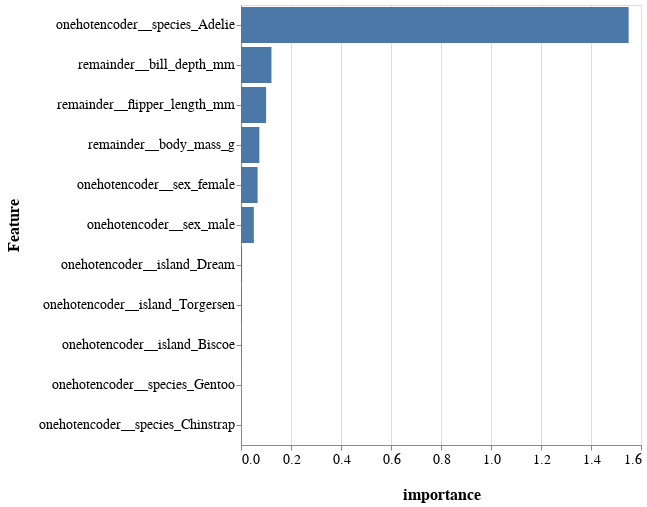

Notebook code for this chart:
### Code cell
df_importance = (
    pd.DataFrame(
        [dict(name=name, importance=importance) 
         for name, importance in zip(feature_names, importances)]
    )
    .sort_values(['importance'], ascending=False)
)

axis = alt.Axis(labelFontSize=14, titleFontSize=16, titlePadding=20, labelLimit=230)

chart = alt.Chart(df_importance, height=alt.Step(40)).mark_bar().encode(
    x=alt.X('importance', axis=axis),
    y=alt.Y('name', sort='-x', title='Feature', axis=axis)
)

chart

### Figure 1 — Vega-Lite specification as saved in the notebook (floating-point values rounded to 4 significant figures)
{"config": {"view": {"continuousWidth": 400, "continuousHeight": 300}}, "data": {"name": "data-81730dc5156f15ba0c93184aaaf07554"}, "mark": "bar", "encoding": {"x": {"axis": {"labelFontSize": 14, "labelLimit": 230, "titleFontSize": 16, "titlePadding": 20}, "field": "importance", "type": "quantitative"}, "y": {"axis": {"labelFontSize": 14, "labelLimit": 230, "titleFontSize": 16, "titlePadding": 20}, "field": "name", "sort": "-x", "title": "Feature", "type": "nominal"}}, "height": {"step": 40}, "$schema": "https://vega.github.io/schema/vega-lite/v4.17.0.json", "datasets": {"data-81730dc5156f15ba0c93184aaaf07554": [{"name": "onehotencoder__species_Adelie", "importance": 1.551}, {"name": "remainder__bill_depth_mm", "importance": 0.1218}, {"name": "remainder__flipper_length_mm", "importance": 0.1004}, {"name": "remainder__body_mass_g", "importance": 0.07348}, {"name": "onehotencoder__sex_female", "importance": 0.0665}, {"name": "onehotencoder__sex_male", "importance": 0.05131}, {"name": "onehotencoder__island_Dream", "importance": 0.004319}, {"name": "onehotencoder__island_Torgersen", "importance": 0.003527}, {"name": "onehotencoder__island_Biscoe", "importance": 0.001617}, {"name": "onehotencoder__species_Gentoo", "importance": 0.000191}, {"name": "onehotencoder__species_Chinstrap", "importance": 0.000113}]}}
